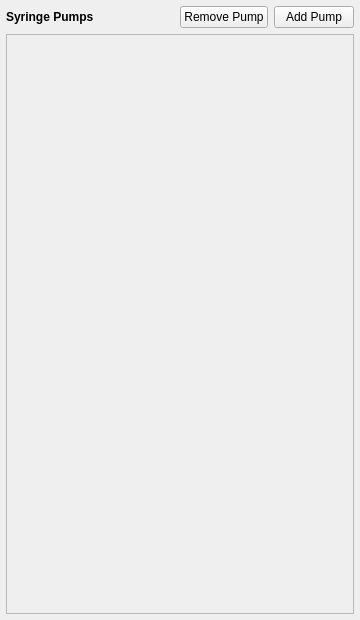
<?xml version="1.0" encoding="UTF-8"?>
<ui version="4.0">
 <class>SyringePumpTab</class>
 <widget class="QWidget" name="SyringePumpTab">
  <property name="geometry">
   <rect>
    <x>0</x>
    <y>0</y>
    <width>360</width>
    <height>620</height>
   </rect>
  </property>
  <layout class="QVBoxLayout" name="mainLayout">
   <property name="leftMargin">
    <number>6</number>
   </property>
   <property name="topMargin">
    <number>6</number>
   </property>
   <property name="rightMargin">
    <number>6</number>
   </property>
   <property name="bottomMargin">
    <number>6</number>
   </property>
   <property name="spacing">
    <number>6</number>
   </property>
   <item>
    <layout class="QHBoxLayout" name="headerLayout">
     <item>
      <widget class="QLabel" name="titleLabel">
       <property name="text">
        <string>Syringe Pumps</string>
       </property>
       <property name="styleSheet">
        <string notr="true">font-weight: bold;</string>
       </property>
      </widget>
     </item>
     <item>
      <spacer name="headerSpacer">
       <property name="orientation">
        <enum>Qt::Horizontal</enum>
       </property>
       <property name="sizeHint" stdset="0">
        <size>
         <width>40</width>
         <height>20</height>
        </size>
       </property>
      </spacer>
     </item>
     <item>
      <widget class="QPushButton" name="removePumpBtn">
       <property name="text">
        <string>Remove Pump</string>
       </property>
      </widget>
     </item>
     <item>
      <widget class="QPushButton" name="addPumpBtn">
       <property name="text">
        <string>Add Pump</string>
       </property>
      </widget>
     </item>
    </layout>
   </item>
   <item>
    <widget class="QScrollArea" name="pumpScrollArea">
     <property name="widgetResizable">
      <bool>true</bool>
     </property>
     <widget class="QWidget" name="pumpScrollContent">
      <property name="geometry">
       <rect>
        <x>0</x>
        <y>0</y>
        <width>330</width>
        <height>520</height>
       </rect>
      </property>
      <layout class="QVBoxLayout" name="pumpRowsLayout">
       <property name="leftMargin">
        <number>0</number>
       </property>
       <property name="topMargin">
        <number>0</number>
       </property>
       <property name="rightMargin">
        <number>0</number>
       </property>
       <property name="bottomMargin">
        <number>0</number>
       </property>
       <property name="spacing">
        <number>6</number>
       </property>
      </layout>
     </widget>
    </widget>
   </item>
  </layout>
 </widget>
 <resources/>
</ui>
